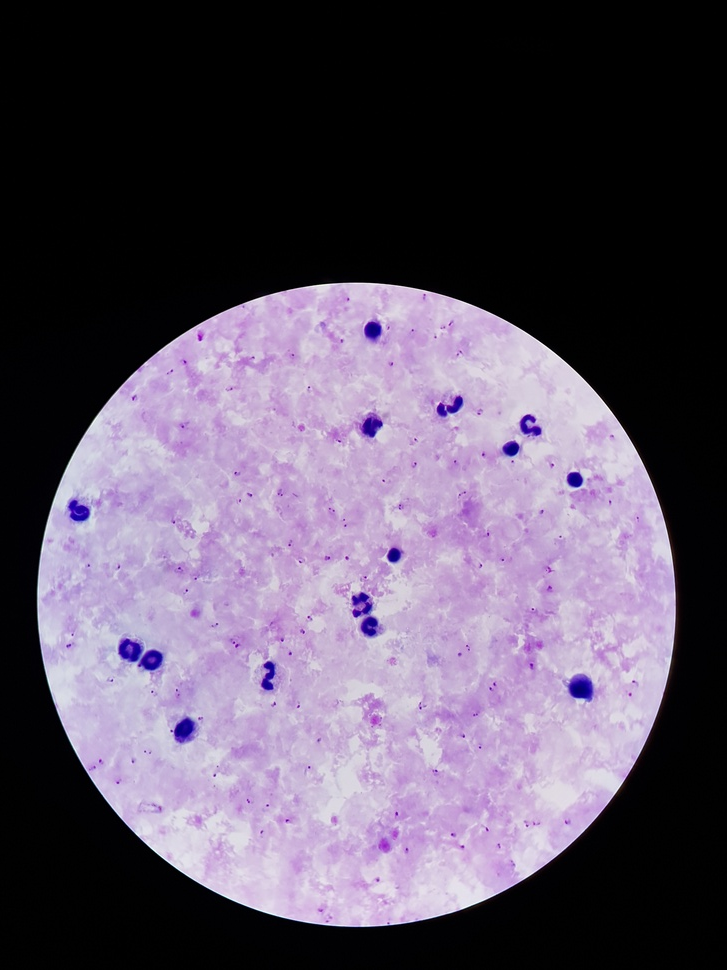
#> input picture docker/images_thick/20170714_170303.jpg, 727 x 970 px, shrunk from 3024 x 4032 before the run
$ python -i preprocess.py   (imports and definitions only)
#> lines starting #> are read from the running program, lines starting #| are printed output that depends on the picture; after the words box and inside, x2 and y2 are one past the last pixel; in counts of white or black regions, pixels touching at a corner belong together
#> further down, picture is the input picture: shape (970, 727, 3); mean B, G, R 99, 80.9, 91.4
import cv2
import numpy as np
from skimage.color import rgb2gray
from skimage.filters import threshold_otsu

def calculate_WBC_radius(image, prct_reduced = 1):
    # convert to gray scale image
#> called with prct_reduced = 1
    gray = cv2.cvtColor(image, cv2.COLOR_BGR2GRAY)
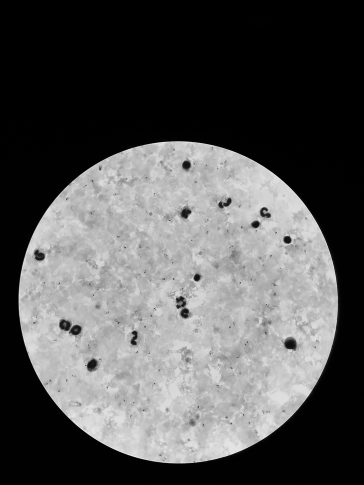
#> gray: shape (970, 727) (shown at 1/2 size); min 0, max 254, mean 86.1

    # apply median filter for smoothning
    blurM = cv2.medianBlur(gray, 5)

    # apply gaussian filter for smoothning
    blurG = cv2.GaussianBlur(gray, (9, 9), 0)

    # histogram equalization
    histoNorm = cv2.equalizeHist(gray)
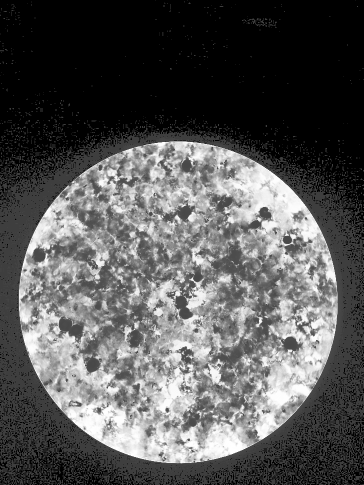
#> histoNorm: shape (970, 727) (shown at 1/2 size); min 0, max 255, mean 87.2

    # create a CLAHE object for
    # Contrast Limited Adaptive Histogram Equalization (CLAHE)
    clahe = cv2.createCLAHE(clipLimit = 2.0, tileGridSize=(8, 8))
    claheNorm = clahe.apply(gray)
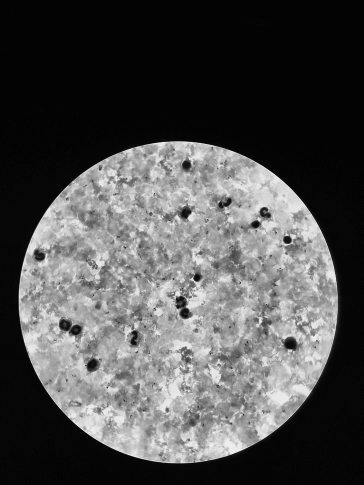
#> claheNorm: shape (970, 727) (shown at 1/2 size); min 3, max 254, mean 79.3


    # contrast stretching
    # Function to map each intensity level to output intensity level.
    def pixelVal(pix, r1, s1, r2, s2):
        if (0 <= pix and pix <= r1):
            return (s1 / r1) * pix
        elif (r1 < pix and pix <= r2):
            return ((s2 - s1) / (r2 - r1)) * (pix - r1) + s1
        else:
            return ((255 - s2) / (255 - r2)) * (pix - r2) + s2

        # Define parameters.


    r1 = 70
    s1 = 0
    r2 = 200
    s2 = 255

    # Vectorize the function to apply it to each value in the Numpy array.
    pixelVal_vec = np.vectorize(pixelVal)

    # Apply contrast stretching.
    contrast_stretched = pixelVal_vec(gray, r1, s1, r2, s2)
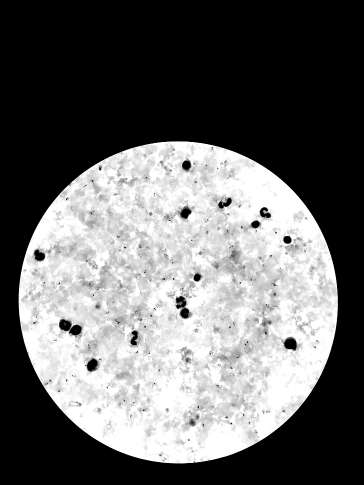
#> contrast_stretched: shape (970, 727) float64 (shown at 1/2 size); min 0, max 255, mean 103.8
    contrast_stretched_blurM = pixelVal_vec(blurM, r1, s1, r2, s2)


    # edge detection using canny edge detector
    edge = cv2.Canny(gray, 100, 200)
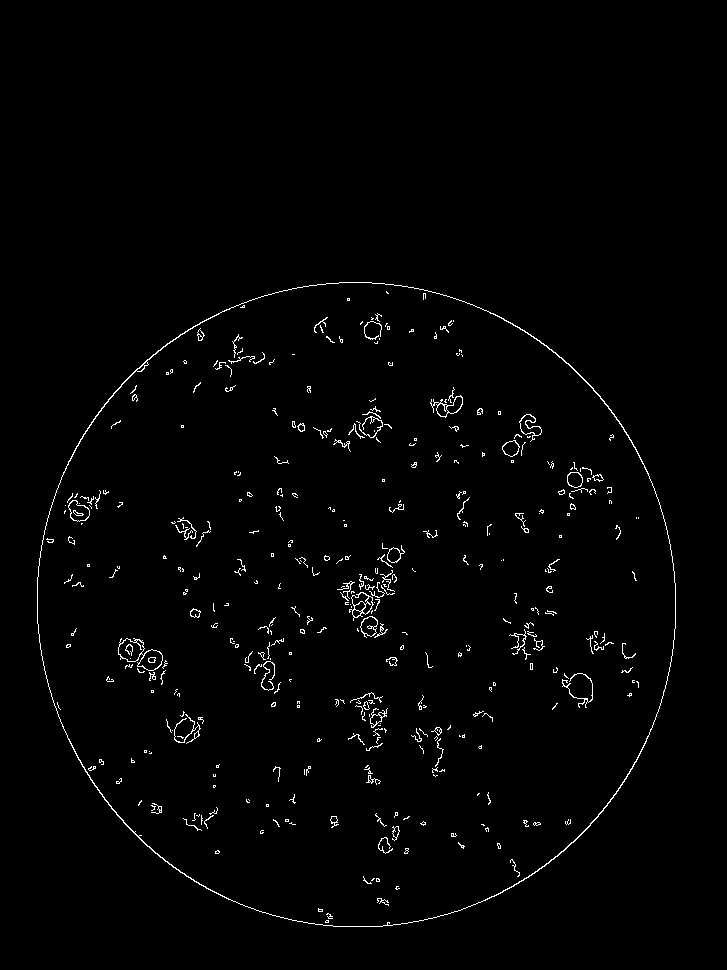
#> edge: shape (970, 727); 1.4% white in thin lines or dots, all inside (x1, y1, x2, y2) = (37, 282, 676, 927)

    edgeG = cv2.Canny(blurG, 100, 200)
#> edgeG: shape (970, 727); 0.51% white in thin lines or dots, all inside (x1, y1, x2, y2) = (37, 282, 676, 928)

    edgeM = cv2.Canny(blurM, 100, 200)

    # read enhanced image
    img = edgeM

    # morphological operations
    kernel = np.ones((5, 5), np.uint8)
    dilation = cv2.dilate(img, kernel, iterations = 1)
#> dilation: shape (970, 727); 3.5% white; 46 white regions, largest, box (x1, y1, x2, y2) and area: (35, 280, 678, 930) 12736, (350, 584, 389, 640) 1280, (116, 637, 165, 679) 1031
    closing = cv2.morphologyEx(img, cv2.MORPH_CLOSE, kernel)
#> closing: shape (970, 727); 0.84% white; 50 white regions (16 under 20 px), largest, box (x1, y1, x2, y2) and area: (37, 282, 676, 928) 2337, (352, 586, 387, 638) 530, (118, 639, 163, 677) 365

    # Adaptive thresholding on mean and gaussian filter
    th2 = cv2.adaptiveThreshold(img, 255, cv2.ADAPTIVE_THRESH_MEAN_C, \
                cv2.THRESH_BINARY, 11, 2)
#> th2: shape (970, 727); 93.2% white; 40 black regions (5 under 20 px), largest, box (x1, y1, x2, y2) and area: (32, 277, 681, 933) 27671, (347, 543, 409, 643) 2631, (113, 634, 168, 682) 1575
    th3 = cv2.adaptiveThreshold(img, 255, cv2.ADAPTIVE_THRESH_GAUSSIAN_C, \
                cv2.THRESH_BINARY, 11, 2)
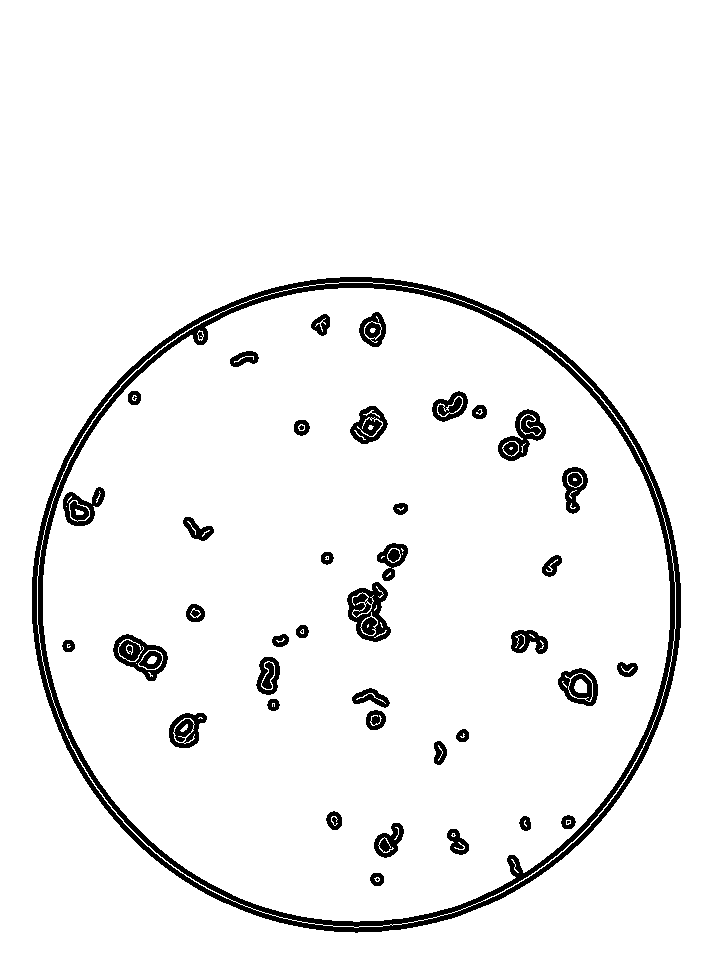
#> th3: shape (970, 727); 94.9% white; 44 black regions (5 under 20 px), largest, box (x1, y1, x2, y2) and area: (32, 277, 681, 933) 19794, (347, 582, 391, 642) 1497, (113, 634, 168, 681) 1278
    # Otsu's thresholding
    ret4, th4 = cv2.threshold(img, 0, 255, cv2.THRESH_BINARY + cv2.THRESH_OTSU)
#> ret4 = 0

    # hough transform with modified circular parameters
    circles = cv2.HoughCircles(img, cv2.HOUGH_GRADIENT, 1.2, 20,
                               param1 = int(148* prct_reduced),
                               param2 = int(83* prct_reduced),
                               minRadius = 1,
                               maxRadius = int(148 * prct_reduced))
#> circles = None
    if circles is not None:
        # convert the (x, y) coordinates and radius of the circles to integers
        circles = np.round(circles[0, :]).astype("int")

#> (the run stopped early here; a loop or call above may not have finished)

$ run again, on docker/images_thick/20190405_152824.jpg
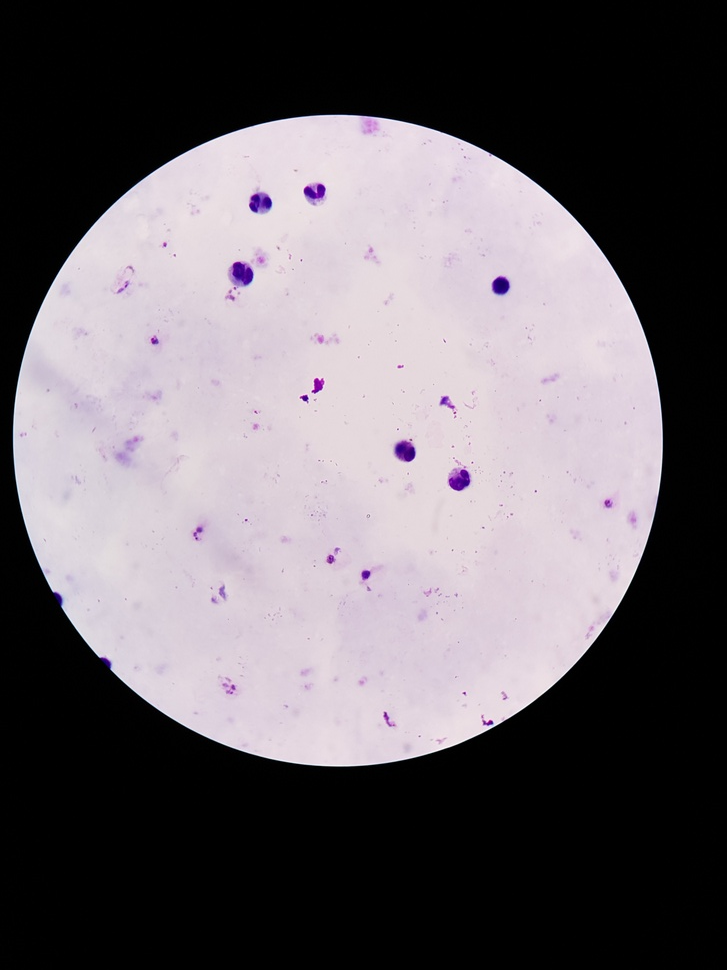
#> input picture docker/images_thick/20190405_152824.jpg, 727 x 970 px, shrunk from 3024 x 4032 before the run
#> picture is the input picture: shape (970, 727, 3); mean B, G, R 103.9, 98.5, 104.7
#> in calculate_WBC_radius, `edge = cv2.Canny(gray, 100, 200)`:
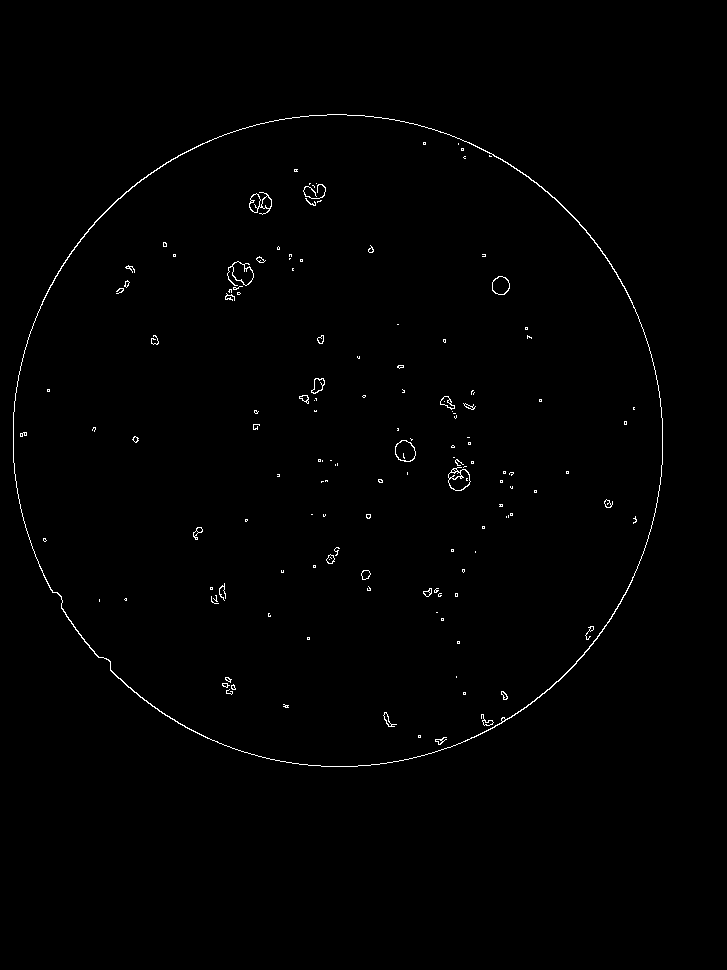
#> edge: shape (970, 727); 0.67% white in thin lines or dots, all inside (x1, y1, x2, y2) = (13, 114, 663, 767)
#> edgeG: shape (970, 727); 0.45% white in thin lines or dots, all inside (x1, y1, x2, y2) = (12, 114, 663, 767)
#> dilation: shape (970, 727); 2.7% white; 25 white regions, largest, box (x1, y1, x2, y2) and area: (10, 112, 665, 769) 12935, (224, 260, 256, 303) 803, (247, 190, 274, 216) 572
#> closing: shape (970, 727); 0.66% white; 27 white regions (3 under 20 px), largest, box (x1, y1, x2, y2) and area: (12, 114, 663, 767) 2471, (249, 192, 272, 214) 260, (227, 262, 254, 289) 245
#> th2: shape (970, 727); 94.7% white; 23 black regions (1 under 20 px), largest, box (x1, y1, x2, y2) and area: (7, 109, 668, 772) 26198, (221, 257, 259, 306) 1281, (443, 462, 475, 496) 873
#> in calculate_WBC_radius, `th3 = cv2.adaptiveThreshold(img, 255, cv2.ADAPTIVE_THRESH_GAUSSIAN_C, ..`:
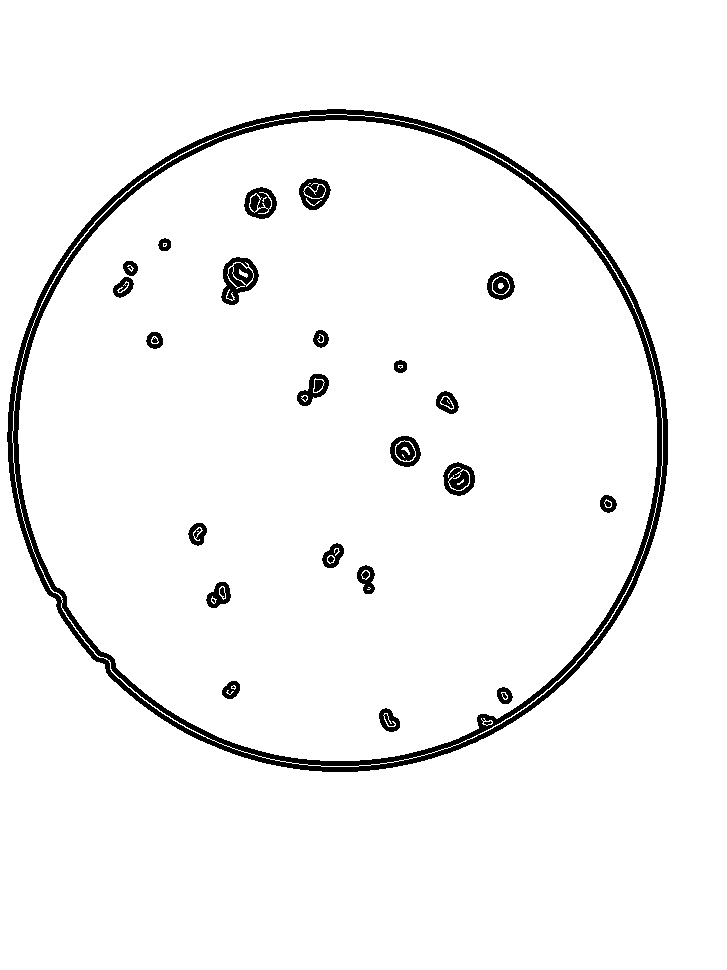
#> th3: shape (970, 727); 96% white; 24 black regions (1 under 20 px), largest, box (x1, y1, x2, y2) and area: (7, 109, 668, 772) 19879, (221, 257, 259, 305) 1022, (443, 462, 475, 496) 705
#> ret4 = 0
#> circles = None

$ run again, on docker/images_thick/slice_20170705_111649_1024_1605_1024_1024_0.jpg
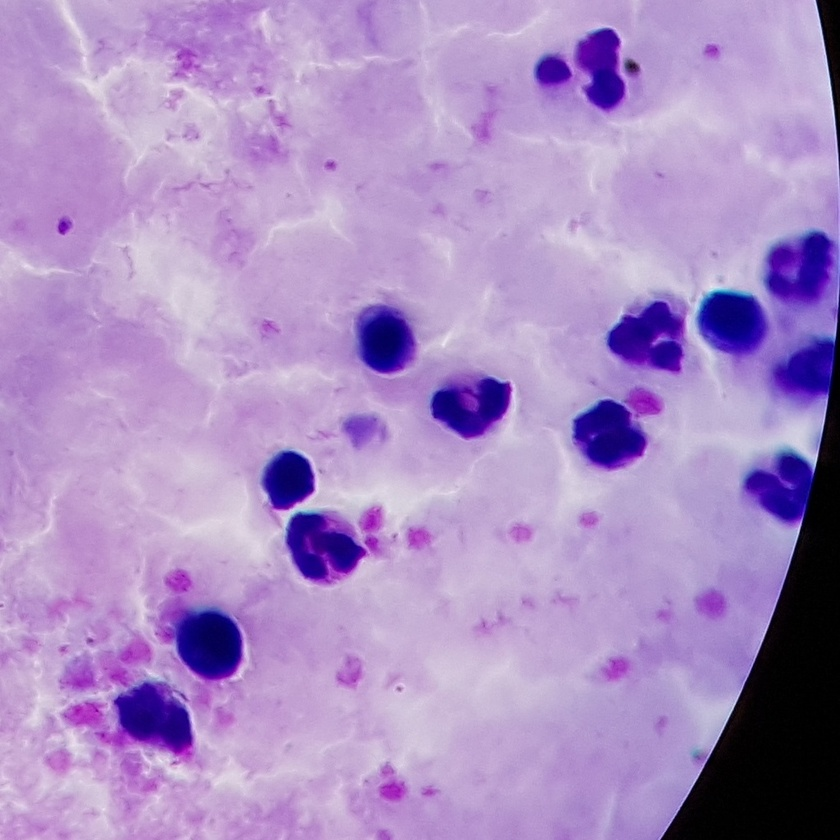
#> input picture docker/images_thick/slice_20170705_111649_1024_1605_1024_1024_0.jpg, 840 x 840 px, shrunk from 1024 x 1024 before the run
#> picture is the input picture: shape (840, 840, 3); mean B, G, R 194.9, 141.9, 170.4
#> in calculate_WBC_radius, `edge = cv2.Canny(gray, 100, 200)`:
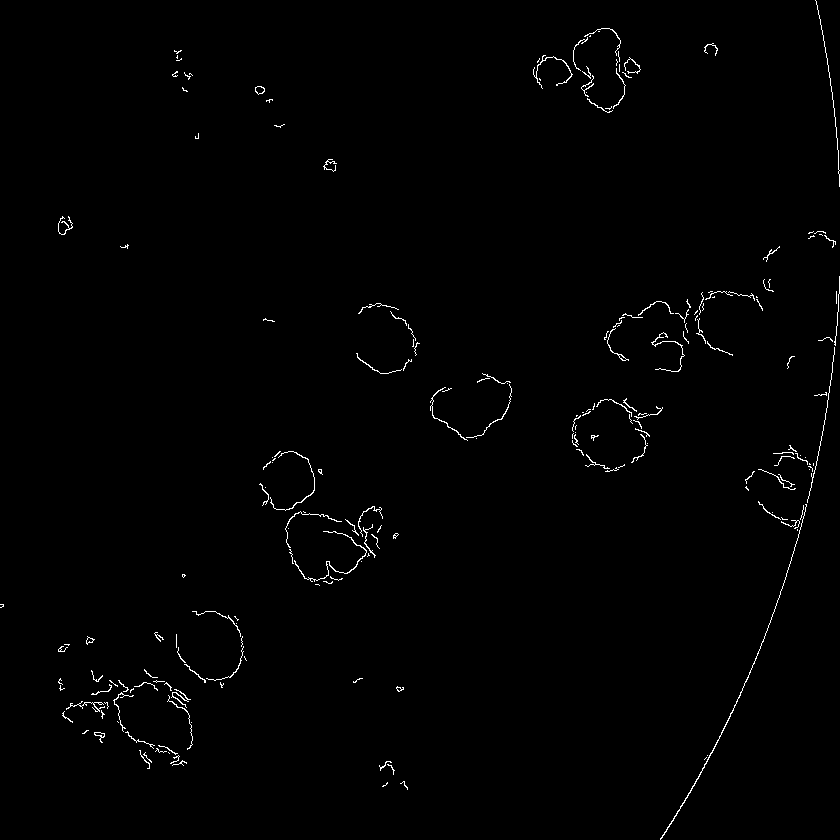
#> edge: shape (840, 840); 0.84% white in thin lines or dots
#> edgeG: shape (840, 840); 0.42% white in thin lines or dots
#> edgeM: shape (840, 840); 0.59% white in thin lines or dots
#> dilation: shape (840, 840); 3.2% white; 28 white regions, largest, box (x1, y1, x2, y2) and area: (259, 448, 381, 587) 3177, (659, 499, 809, 840) 2713, (110, 676, 195, 758) 1871
#> closing: shape (840, 840); 0.77% white in thin lines or dots
#> th2: shape (840, 840); 93.8% white; 20 black regions, largest, box (x1, y1, x2, y2) and area: (256, 445, 384, 590) 5892, (656, 496, 812, 840) 5507, (528, 23, 645, 118) 4707
#> in calculate_WBC_radius, `th3 = cv2.adaptiveThreshold(img, 255, cv2.ADAPTIVE_THRESH_GAUSSIAN_C, ..`:
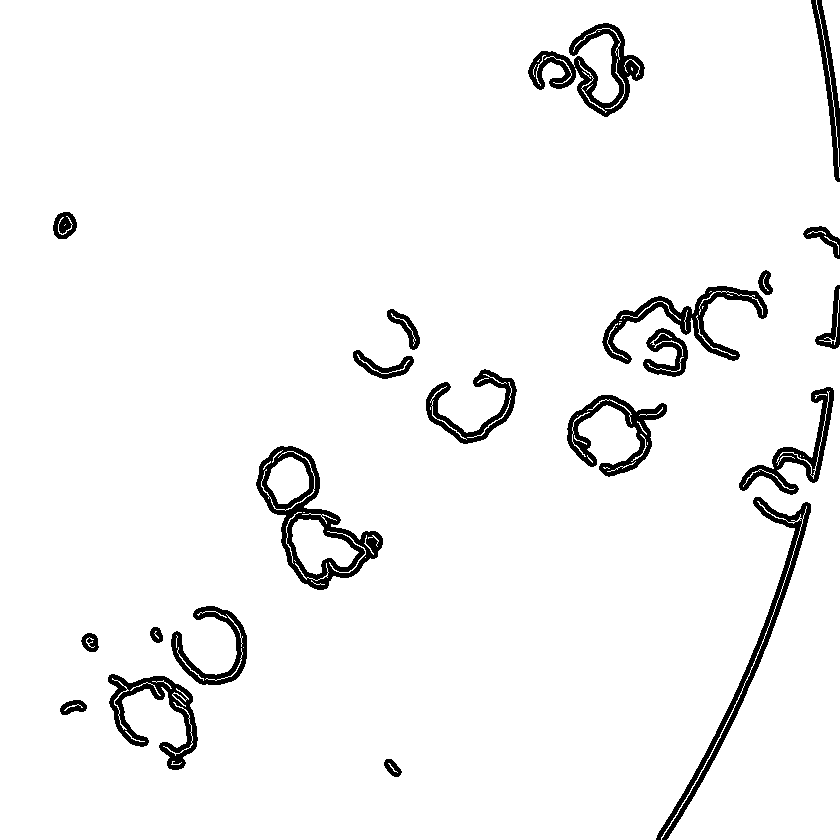
#> th3: shape (840, 840); 95.3% white; 21 black regions, largest, box (x1, y1, x2, y2) and area: (256, 446, 383, 590) 4561, (656, 497, 811, 840) 4023, (528, 23, 645, 117) 3535
#> ret4 = 0
#> circles = None
